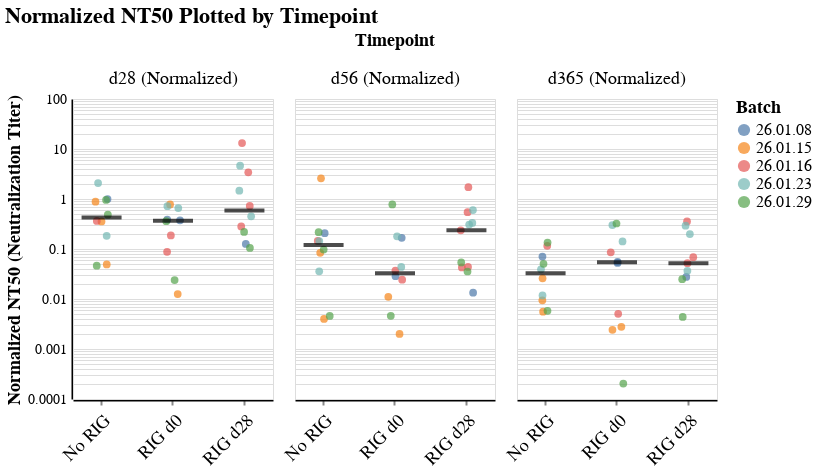

Notebook code for this chart:
### Code cell
import altair as alt

virus_order = ["d28", "d56", "d365"]

highlight = alt.selection_point(fields=['serum'], on='mouseover', nearest=True)

# Jitter transform (adds random horizontal spread)
jitter = alt.Chart(ID_table).transform_calculate(
    jitter="sqrt(-2*log(random()))*cos(2*PI*random())"
)

# Individual jittered points
# Tighter horizontal jitter
jitter = (
    alt.Chart(ID_table)
    .transform_calculate(
        jitter="(random() - 0.5) * 0.01"   # controls jitter width
    )
)

# Individual jittered points
individual_points = (
    alt.Chart(ID_table)
    .transform_calculate(
        jitter="random() - 0.5"
    )
.mark_circle(size=60)
    .encode(
        x=alt.X(
            'serum group:N',
            title=None,
            scale=alt.Scale(
                paddingInner=0.8,  # ← increase space between columns
                paddingOuter=0.3   # ← space at ends
            ),
            axis=alt.Axis(
            labelAngle=-45,       
                #labelAlign='center',
                labelBaseline ='top',
                labelPadding=6
                )
        ),
        xOffset=alt.XOffset('jitter:Q'),  # small default jitter
        y=alt.Y(
            'value:Q',
            scale=alt.Scale(type='log'),
            title=y_label,
            axis=alt.Axis(labelPadding=6)
        ),
        color=alt.Color(
            'batch:N', title='Batch', 
            legend=alt.Legend(
                titleFontSize=18,
                labelFontSize=16,
                symbolSize=150
            )
        ),
        detail='serum:N',
        tooltip=[
            'serum',
            'serum group:N',
            'virus',
            alt.Tooltip('value:Q', format='.3f', title=y_label)
        ]
    )
)


# Median horizontal bar
median_bar = (
    alt.Chart(ID_table)
    .transform_aggregate(
        median_value='median(value)',
        groupby=['virus', 'serum group']
    )
    .mark_tick(
        orient='horizontal',   # 👈 forces horizontal
        color='black',
        thickness=4,
        size=40                # controls width of the bar
    )
    .encode(
        x='serum group:N',
        y='median_value:Q'
    )
)


base_chart = alt.layer(
    individual_points,
    median_bar
).properties(width=200, height=300)

faceted_chart = (
    base_chart
    .facet(
        column=alt.Column(
            'virus:N',
            sort=virus_order,
            title='Timepoint'       #label of each chart's title
        )
    )
    .configure_axisX(
        ticks=True,
        labelFontSize=18,
        titleFontSize=18,
        domainWidth=2,
        tickWidth=2,
        domainColor='black'
    )
    .configure_axisY(
        ticks=False,
        labelFontSize=14,
        titleFontSize=18,
        domainWidth = 2,
        domainColor='black'
    )
    .configure_header(
        labelFontSize=18,
        titleFontSize=18
    )
    .configure_title(
        fontSize=22
    )
    .resolve_scale(y='shared')
    .properties(title=f'{plot_label}')
)

faceted_chart.save(plots_name)
faceted_chart.save(svg_name)
faceted_chart

### Figure 1 — Vega-Lite specification as saved in the notebook (floating-point values rounded to 4 significant figures)
{"config": {"view": {"continuousWidth": 300, "continuousHeight": 300}, "axisX": {"domainColor": "black", "domainWidth": 2, "labelFontSize": 18, "tickWidth": 2, "ticks": true, "titleFontSize": 18}, "axisY": {"domainColor": "black", "domainWidth": 2, "labelFontSize": 14, "ticks": false, "titleFontSize": 18}, "header": {"labelFontSize": 18, "titleFontSize": 18}, "title": {"fontSize": 22}}, "data": {"name": "data-82908ed6eff1048ef1268be92ac6b3cd"}, "facet": {"column": {"field": "virus", "sort": ["d28", "d56", "d365"], "title": "Timepoint", "type": "nominal"}}, "spec": {"layer": [{"mark": {"type": "circle", "size": 60}, "encoding": {"color": {"field": "batch", "legend": {"labelFontSize": 16, "symbolSize": 150, "titleFontSize": 18}, "title": "Batch", "type": "nominal"}, "detail": {"field": "serum", "type": "nominal"}, "tooltip": [{"field": "serum", "type": "nominal"}, {"field": "serum group", "type": "nominal"}, {"field": "virus", "type": "nominal"}, {"field": "value", "format": ".3f", "title": "Normalized NT50 (Neutralization Titer)", "type": "quantitative"}], "x": {"axis": {"labelAngle": -45, "labelBaseline": "top", "labelPadding": 6}, "field": "serum group", "scale": {"paddingInner": 0.8, "paddingOuter": 0.3}, "title": null, "type": "nominal"}, "xOffset": {"field": "jitter", "type": "quantitative"}, "y": {"axis": {"labelPadding": 6}, "field": "value", "scale": {"type": "log"}, "title": "Normalized NT50 (Neutralization Titer)", "type": "quantitative"}}, "transform": [{"calculate": "random() - 0.5", "as": "jitter"}]}, {"mark": {"type": "tick", "color": "black", "orient": "horizontal", "size": 40, "thickness": 4}, "encoding": {"x": {"field": "serum group", "type": "nominal"}, "y": {"field": "median_value", "type": "quantitative"}}, "transform": [{"aggregate": [{"op": "median", "field": "value", "as": "median_value"}], "groupby": ["virus", "serum group"]}]}], "height": 300, "width": 200}, "resolve": {"scale": {"y": "shared"}}, "title": "Normalized NT50 Plotted by Timepoint", "$schema": "https://vega.github.io/schema/vega-lite/v6.1.0.json", "datasets": {"data-82908ed6eff1048ef1268be92ac6b3cd": [{"serum": "1", "virus": "d28 (Normalized)", "ID": 0.5, "dilution": 0.374, "value": 0.374, "serum group": "RIG d0", "batch": "26.01.08"}, {"serum": "1", "virus": "d56 (Normalized)", "ID": 0.5, "dilution": 0.1671, "value": 0.1671, "serum group": "RIG d0", "batch": "26.01.08"}, {"serum": "1", "virus": "d365 (Normalized)", "ID": 0.5, "dilution": 0.05556, "value": 0.05556, "serum group": "RIG d0", "batch": "26.01.08"}, {"serum": "2", "virus": "d28 (Normalized)", "ID": 0.5, "dilution": 1.0, "value": 1.0, "serum group": "No RIG", "batch": "26.01.08"}, {"serum": "2", "virus": "d56 (Normalized)", "ID": 0.5, "dilution": 0.2069, "value": 0.2069, "serum group": "No RIG", "batch": "26.01.08"}, {"serum": "2", "virus": "d365 (Normalized)", "ID": 0.5, "dilution": 0.07062, "value": 0.07062, "serum group": "No RIG", "batch": "26.01.08"}, {"serum": "4", "virus": "d28 (Normalized)", "ID": 0.5, "dilution": 0.3854, "value": 0.3854, "serum group": "RIG d0", "batch": "26.01.08"}, {"serum": "4", "virus": "d56 (Normalized)", "ID": 0.5, "dilution": 0.02858, "value": 0.02858, "serum group": "RIG d0", "batch": "26.01.08"}, {"serum": "4", "virus": "d365 (Normalized)", "ID": 0.5, "dilution": 0.05252, "value": 0.05252, "serum group": "RIG d0", "batch": "26.01.08"}, {"serum": "22", "virus": "d28 (Normalized)", "ID": 0.5, "dilution": 0.1261, "value": 0.1261, "serum group": "RIG d28", "batch": "26.01.08"}, {"serum": "22", "virus": "d56 (Normalized)", "ID": 0.5, "dilution": 0.01341, "value": 0.01341, "serum group": "RIG d28", "batch": "26.01.08"}, {"serum": "22", "virus": "d365 (Normalized)", "ID": 0.5, "dilution": 0.02755, "value": 0.02755, "serum group": "RIG d28", "batch": "26.01.08"}, {"serum": "7", "virus": "d28 (Normalized)", "ID": 0.5, "dilution": 0.04923, "value": 0.04923, "serum group": "No RIG", "batch": "26.01.15 "}, {"serum": "7", "virus": "d56 (Normalized)", "ID": 0.5, "dilution": 0.08409, "value": 0.08409, "serum group": "No RIG", "batch": "26.01.15 "}, {"serum": "7", "virus": "d365 (Normalized)", "ID": 0.5, "dilution": 0.00558, "value": 0.00558, "serum group": "No RIG", "batch": "26.01.15 "}, {"serum": "9", "virus": "d28 (Normalized)", "ID": 0.5, "dilution": 0.8828, "value": 0.8828, "serum group": "No RIG", "batch": "26.01.15 "}, {"serum": "9", "virus": "d56 (Normalized)", "ID": 0.5, "dilution": 2.598, "value": 2.598, "serum group": "No RIG", "batch": "26.01.15 "}, {"serum": "9", "virus": "d365 (Normalized)", "ID": 0.5, "dilution": 0.02595, "value": 0.02595, "serum group": "No RIG", "batch": "26.01.15 "}, {"serum": "12", "virus": "d28 (Normalized)", "ID": 0.5, "dilution": 0.01257, "value": 0.01257, "serum group": "RIG d0", "batch": "26.01.15 "}, {"serum": "12", "virus": "d56 (Normalized)", "ID": 0.5, "dilution": 0.002002, "value": 0.002002, "serum group": "RIG d0", "batch": "26.01.15 "}, {"serum": "12", "virus": "d365 (Normalized)", "ID": 0.5, "dilution": 0.002414, "value": 0.002414, "serum group": "RIG d0", "batch": "26.01.15 "}, {"serum": "15", "virus": "d28 (Normalized)", "ID": 0.5, "dilution": 0.3561, "value": 0.3561, "serum group": "No RIG", "batch": "26.01.15 "}, {"serum": "15", "virus": "d56 (Normalized)", "ID": 0.5, "dilution": 0.003982, "value": 0.003982, "serum group": "No RIG", "batch": "26.01.15 "}, {"serum": "15", "virus": "d365 (Normalized)", "ID": 0.5, "dilution": 0.009402, "value": 0.009402, "serum group": "No RIG", "batch": "26.01.15 "}, {"serum": "18", "virus": "d28 (Normalized)", "ID": 0.5, "dilution": 0.7792, "value": 0.7792, "serum group": "RIG d0", "batch": "26.01.15 "}, {"serum": "18", "virus": "d56 (Normalized)", "ID": 0.5, "dilution": 0.01107, "value": 0.01107, "serum group": "RIG d0", "batch": "26.01.15 "}, {"serum": "18", "virus": "d365 (Normalized)", "ID": 0.5, "dilution": 0.002783, "value": 0.002783, "serum group": "RIG d0", "batch": "26.01.15 "}, {"serum": "6", "virus": "d28 (Normalized)", "ID": 0.5, "dilution": 0.1863, "value": 0.1863, "serum group": "RIG d0", "batch": "26.01.16 "}, {"serum": "6", "virus": "d56 (Normalized)", "ID": 0.5, "dilution": 0.03707, "value": 0.03707, "serum group": "RIG d0", "batch": "26.01.16 "}, {"serum": "6", "virus": "d365 (Normalized)", "ID": 0.5, "dilution": 0.08588, "value": 0.08588, "serum group": "RIG d0", "batch": "26.01.16 "}, {"serum": "8", "virus": "d28 (Normalized)", "ID": 0.5, "dilution": 0.08793, "value": 0.08793, "serum group": "RIG d0", "batch": "26.01.16 "}, {"serum": "8", "virus": "d56 (Normalized)", "ID": 0.5, "dilution": 0.02434, "value": 0.02434, "serum group": "RIG d0", "batch": "26.01.16 "}, {"serum": "8", "virus": "d365 (Normalized)", "ID": 0.5, "dilution": 0.005043, "value": 0.005043, "serum group": "RIG d0", "batch": "26.01.16 "}, {"serum": "11", "virus": "d28 (Normalized)", "ID": 0.5, "dilution": 0.3635, "value": 0.3635, "serum group": "No RIG", "batch": "26.01.16 "}, {"serum": "11", "virus": "d56 (Normalized)", "ID": 0.5, "dilution": 0.1449, "value": 0.1449, "serum group": "No RIG", "batch": "26.01.16 "}, {"serum": "11", "virus": "d365 (Normalized)", "ID": 0.5, "dilution": 0.1157, "value": 0.1157, "serum group": "No RIG", "batch": "26.01.16 "}, {"serum": "23", "virus": "d28 (Normalized)", "ID": 0.5, "dilution": 3.41, "value": 3.41, "serum group": "RIG d28", "batch": "26.01.16 "}, {"serum": "23", "virus": "d56 (Normalized)", "ID": 0.5, "dilution": 0.2359, "value": 0.2359, "serum group": "RIG d28", "batch": "26.01.16 "}, {"serum": "23", "virus": "d365 (Normalized)", "ID": 0.5, "dilution": 0.06847, "value": 0.06847, "serum group": "RIG d28", "batch": "26.01.16 "}, {"serum": "24", "virus": "d28 (Normalized)", "ID": 0.5, "dilution": 13.14, "value": 13.14, "serum group": "RIG d28", "batch": "26.01.16 "}, {"serum": "24", "virus": "d56 (Normalized)", "ID": 0.5, "dilution": 1.726, "value": 1.726, "serum group": "RIG d28", "batch": "26.01.16 "}, {"serum": "24", "virus": "d365 (Normalized)", "ID": 0.5, "dilution": 0.3552, "value": 0.3552, "serum group": "RIG d28", "batch": "26.01.16 "}, {"serum": "25", "virus": "d28 (Normalized)", "ID": 0.5, "dilution": 0.2828, "value": 0.2828, "serum group": "RIG d28", "batch": "26.01.16 "}, {"serum": "25", "virus": "d56 (Normalized)", "ID": 0.5, "dilution": 0.04371, "value": 0.04371, "serum group": "RIG d28", "batch": "26.01.16 "}, {"serum": "25", "virus": "d365 (Normalized)", "ID": 0.5, "dilution": 0.05214, "value": 0.05214, "serum group": "RIG d28", "batch": "26.01.16 "}, {"serum": "26", "virus": "d28 (Normalized)", "ID": 0.5, "dilution": 0.7251, "value": 0.7251, "serum group": "RIG d28", "batch": "26.01.16 "}, {"serum": "26", "virus": "d56 (Normalized)", "ID": 0.5, "dilution": 0.04282, "value": 0.04282, "serum group": "RIG d28", "batch": "26.01.16 "}, {"serum": "26 (v2)", "virus": "d56 (Normalized)", "ID": 0.5, "dilution": 0.546, "value": 0.546, "serum group": "RIG d28", "batch": "26.01.16 "}, {"serum": "10", "virus": "d28 (Normalized)", "ID": 0.5, "dilution": 0.659, "value": 0.659, "serum group": "RIG d0", "batch": "26.01.23 "}, {"serum": "10", "virus": "d56 (Normalized)", "ID": 0.5, "dilution": 0.1789, "value": 0.1789, "serum group": "RIG d0", "batch": "26.01.23 "}, {"serum": "10", "virus": "d365 (Normalized)", "ID": 0.5, "dilution": 0.1415, "value": 0.1415, "serum group": "RIG d0", "batch": "26.01.23 "}, {"serum": "14", "virus": "d28 (Normalized)", "ID": 0.5, "dilution": 0.7165, "value": 0.7165, "serum group": "RIG d0", "batch": "26.01.23 "}, {"serum": "14", "virus": "d56 (Normalized)", "ID": 0.5, "dilution": 0.0439, "value": 0.0439, "serum group": "RIG d0", "batch": "26.01.23 "}, {"serum": "14", "virus": "d365 (Normalized)", "ID": 0.5, "dilution": 0.3013, "value": 0.3013, "serum group": "RIG d0", "batch": "26.01.23 "}, {"serum": "17", "virus": "d28 (Normalized)", "ID": 0.5, "dilution": 2.087, "value": 2.087, "serum group": "No RIG", "batch": "26.01.23 "}, {"serum": "17", "virus": "d56 (Normalized)", "ID": 0.5, "dilution": 0.1445, "value": 0.1445, "serum group": "No RIG", "batch": "26.01.23 "}, {"serum": "17", "virus": "d365 (Normalized)", "ID": 0.5, "dilution": 0.03922, "value": 0.03922, "serum group": "No RIG", "batch": "26.01.23 "}, {"serum": "19", "virus": "d28 (Normalized)", "ID": 0.5, "dilution": 0.1835, "value": 0.1835, "serum group": "No RIG", "batch": "26.01.23 "}, {"serum": "19", "virus": "d56 (Normalized)", "ID": 0.5, "dilution": 0.03582, "value": 0.03582, "serum group": "No RIG", "batch": "26.01.23 "}, {"serum": "19", "virus": "d365 (Normalized)", "ID": 0.5, "dilution": 0.01177, "value": 0.01177, "serum group": "No RIG", "batch": "26.01.23 "}, {"serum": "27", "virus": "d28 (Normalized)", "ID": 0.5, "dilution": 0.4516, "value": 0.4516, "serum group": "RIG d28", "batch": "26.01.23 "}, {"serum": "27", "virus": "d56 (Normalized)", "ID": 0.5, "dilution": 0.3074, "value": 0.3074, "serum group": "RIG d28", "batch": "26.01.23 "}, {"serum": "27", "virus": "d365 (Normalized)", "ID": 0.5, "dilution": 0.03668, "value": 0.03668, "serum group": "RIG d28", "batch": "26.01.23 "}, {"serum": "28", "virus": "d28 (Normalized)", "ID": 0.5, "dilution": 4.633, "value": 4.633, "serum group": "RIG d28", "batch": "26.01.23 "}, {"serum": "28", "virus": "d56 (Normalized)", "ID": 0.5, "dilution": 0.5992, "value": 0.5992, "serum group": "RIG d28", "batch": "26.01.23 "}, {"serum": "28", "virus": "d365 (Normalized)", "ID": 0.5, "dilution": 0.293, "value": 0.293, "serum group": "RIG d28", "batch": "26.01.23 "}, {"serum": "29", "virus": "d28 (Normalized)", "ID": 0.5, "dilution": 1.463, "value": 1.463, "serum group": "RIG d28", "batch": "26.01.23 "}, {"serum": "29", "virus": "d56 (Normalized)", "ID": 0.5, "dilution": 0.3314, "value": 0.3314, "serum group": "RIG d28", "batch": "26.01.23 "}, {"serum": "29", "virus": "d365 (Normalized)", "ID": 0.5, "dilution": 0.1993, "value": 0.1993, "serum group": "RIG d28", "batch": "26.01.23 "}, {"serum": "5", "virus": "d28 (Normalized)", "ID": 0.5, "dilution": 0.9581, "value": 0.9581, "serum group": "No RIG", "batch": "26.01.29 "}, {"serum": "5", "virus": "d56 (Normalized)", "ID": 0.5, "dilution": 0.2165, "value": 0.2165, "serum group": "No RIG", "batch": "26.01.29 "}, {"serum": "5", "virus": "d365 (Normalized)", "ID": 0.5, "dilution": 0.1343, "value": 0.1343, "serum group": "No RIG", "batch": "26.01.29 "}, {"serum": "16", "virus": "d28 (Normalized)", "ID": 0.5, "dilution": 0.3596, "value": 0.3596, "serum group": "RIG d0", "batch": "26.01.29 "}, {"serum": "16", "virus": "d56 (Normalized)", "ID": 0.5, "dilution": 0.778, "value": 0.778, "serum group": "RIG d0", "batch": "26.01.29 "}, {"serum": "16", "virus": "d365 (Normalized)", "ID": 0.5, "dilution": 0.3236, "value": 0.3236, "serum group": "RIG d0", "batch": "26.01.29 "}, {"serum": "20", "virus": "d28 (Normalized)", "ID": 0.5, "dilution": 0.02391, "value": 0.02391, "serum group": "RIG d0", "batch": "26.01.29 "}, {"serum": "20", "virus": "d56 (Normalized)", "ID": 0.5, "dilution": 0.004622, "value": 0.004622, "serum group": "RIG d0", "batch": "26.01.29 "}, {"serum": "20", "virus": "d365 (Normalized)", "ID": 0.5, "dilution": 0.0002041, "value": 0.0002041, "serum group": "RIG d0", "batch": "26.01.29 "}, {"serum": "21", "virus": "d28 (Normalized)", "ID": 0.5, "dilution": 0.04632, "value": 0.04632, "serum group": "No RIG", "batch": "26.01.29 "}, {"serum": "21", "virus": "d56 (Normalized)", "ID": 0.5, "dilution": 0.004583, "value": 0.004583, "serum group": "No RIG", "batch": "26.01.29 "}, {"serum": "21", "virus": "d365 (Normalized)", "ID": 0.5, "dilution": 0.005792, "value": 0.005792, "serum group": "No RIG", "batch": "26.01.29 "}, {"serum": "30", "virus": "d28 (Normalized)", "ID": 0.5, "dilution": 0.2188, "value": 0.2188, "serum group": "RIG d28", "batch": "26.01.29 "}, {"serum": "30", "virus": "d56 (Normalized)", "ID": 0.5, "dilution": 0.03548, "value": 0.03548, "serum group": "RIG d28", "batch": "26.01.29 "}, {"serum": "30", "virus": "d365 (Normalized)", "ID": 0.5, "dilution": 0.004371, "value": 0.004371, "serum group": "RIG d28", "batch": "26.01.29 "}, {"serum": "31", "virus": "d28 (Normalized)", "ID": 0.5, "dilution": 0.105, "value": 0.105, "serum group": "RIG d28", "batch": "26.01.29 "}, {"serum": "31", "virus": "d56 (Normalized)", "ID": 0.5, "dilution": 0.05401, "value": 0.05401, "serum group": "RIG d28", "batch": "26.01.29 "}, {"serum": "31", "virus": "d365 (Normalized)", "ID": 0.5, "dilution": 0.02493, "value": 0.02493, "serum group": "RIG d28", "batch": "26.01.29 "}, {"serum": "32", "virus": "d28 (Normalized)", "ID": 0.5, "dilution": 0.4861, "value": 0.4861, "serum group": "No RIG", "batch": "26.01.29 "}, {"serum": "32", "virus": "d56 (Normalized)", "ID": 0.5, "dilution": 0.09723, "value": 0.09723, "serum group": "No RIG", "batch": "26.01.29 "}, {"serum": "32", "virus": "d365 (Normalized)", "ID": 0.5, "dilution": 0.05046, "value": 0.05046, "serum group": "No RIG", "batch": "26.01.29 "}]}}
